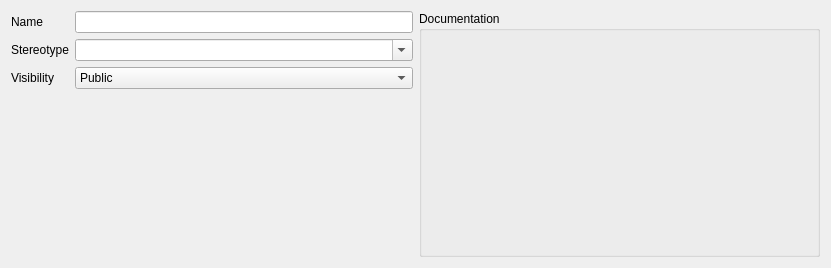
<?xml version="1.0" encoding="UTF-8"?>
<ui version="4.0">
 <class>EnumGeneral</class>
 <widget class="QWidget" name="EnumGeneral">
  <property name="geometry">
   <rect>
    <x>0</x>
    <y>0</y>
    <width>831</width>
    <height>268</height>
   </rect>
  </property>
  <property name="windowTitle">
   <string>EnumGeneral</string>
  </property>
  <layout class="QHBoxLayout" name="horizontalLayout">
   <item>
    <layout class="QFormLayout" name="formLayout">
     <property name="fieldGrowthPolicy">
      <enum>QFormLayout::AllNonFixedFieldsGrow</enum>
     </property>
     <item row="0" column="0">
      <widget class="QLabel" name="m_pClassL">
       <property name="text">
        <string>Name</string>
       </property>
      </widget>
     </item>
     <item row="0" column="1">
      <widget class="KLineEdit" name="m_pClassNameLE"/>
     </item>
     <item row="1" column="0">
      <widget class="QLabel" name="m_pStereotypeL">
       <property name="text">
        <string>Stereotype</string>
       </property>
      </widget>
     </item>
     <item row="1" column="1">
      <widget class="QComboBox" name="m_pStereotypeCBB">
       <property name="editable">
        <bool>true</bool>
       </property>
      </widget>
     </item>
     <item row="2" column="0">
      <widget class="QLabel" name="m_pVisibilityL">
       <property name="text">
        <string>Visibility</string>
       </property>
      </widget>
     </item>
     <item row="2" column="1">
      <widget class="QComboBox" name="m_pVisibilityCBB">
       <item>
        <property name="text">
         <string>Public</string>
        </property>
       </item>
       <item>
        <property name="text">
         <string>Private</string>
        </property>
       </item>
       <item>
        <property name="text">
         <string>Protected</string>
        </property>
       </item>
       <item>
        <property name="text">
         <string>Implementation</string>
        </property>
       </item>
      </widget>
     </item>
    </layout>
   </item>
   <item>
    <widget class="QGroupBox" name="groupBox">
     <property name="sizePolicy">
      <sizepolicy hsizetype="Expanding" vsizetype="Preferred">
       <horstretch>0</horstretch>
       <verstretch>0</verstretch>
      </sizepolicy>
     </property>
     <property name="title">
      <string>Documentation</string>
     </property>
    </widget>
   </item>
  </layout>
 </widget>
 <customwidgets>
  <customwidget>
   <class>KLineEdit</class>
   <extends>QLineEdit</extends>
   <header>klineedit.h</header>
  </customwidget>
 </customwidgets>
 <resources/>
 <connections/>
</ui>
